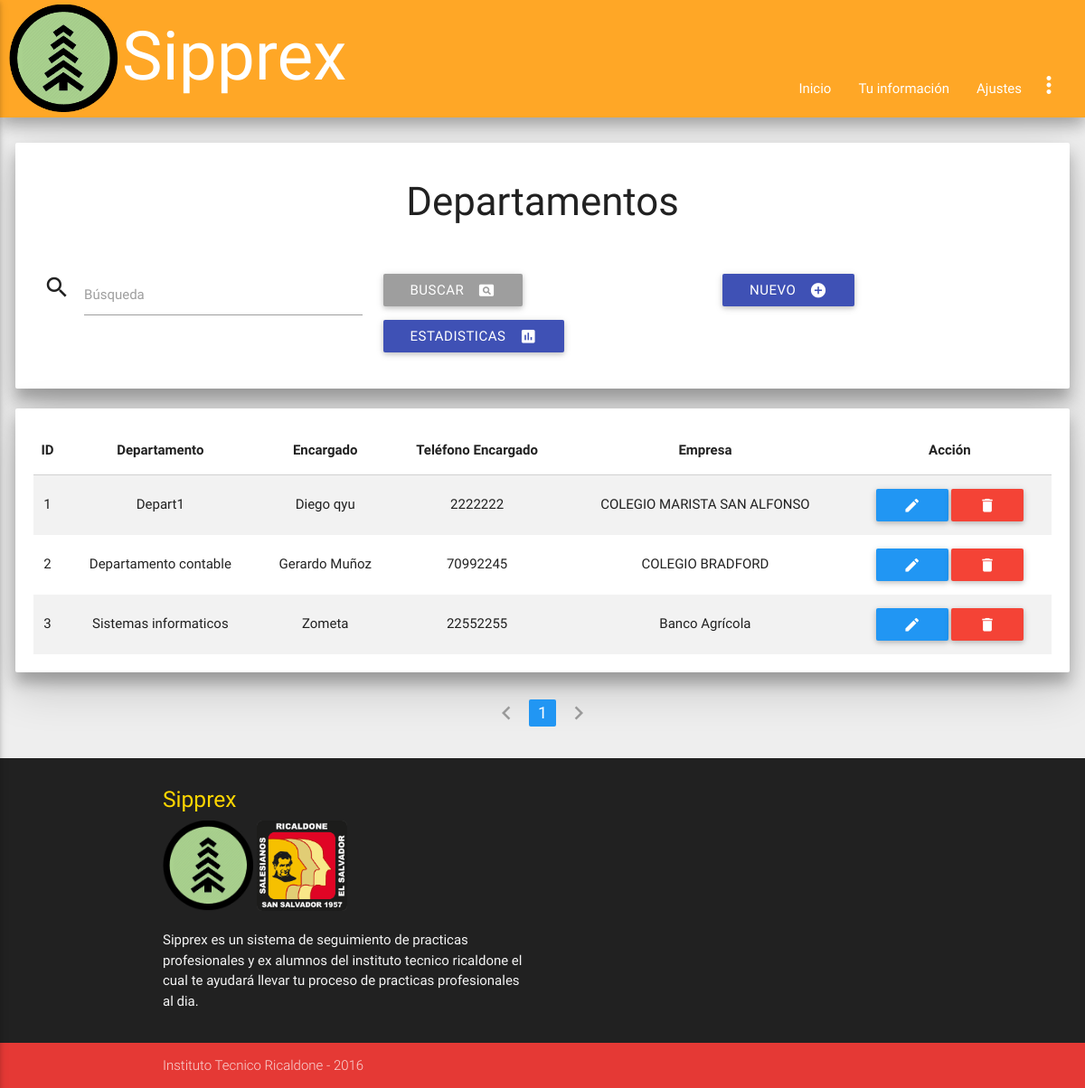
The app's page /admin/departamento_index.php (signed in) with its own data.
### tables this page shows
CREATE TABLE `departamentosempre` (
  `id_depar` int(7) NOT NULL,
  `departamento` varchar(25) NOT NULL,
  `encargado` varchar(30) DEFAULT NULL,
  `telefono_encargado` varchar(18) DEFAULT NULL,
  `empresa` int(11) DEFAULT NULL
);

CREATE TABLE `empresas` (
  `id_empresa` int(11) NOT NULL,
  `nombre_empresa` varchar(83) NOT NULL,
  `rubro` varchar(73) NOT NULL,
  `direccion` varchar(158) NOT NULL,
  `telefono` int(9) NOT NULL,
  `contacto` varchar(50) NOT NULL,
  `correo` varchar(49) NOT NULL,
  `codigo_empresa` varchar(30) DEFAULT NULL,
  `contraseña_empre` varchar(100) DEFAULT NULL
);

### bibliotecas/conexion.php (called while the page is built, shortened)
<?php
class Database
{
    private static $connection;
    private static function connect()
    {
        $server = 'localhost';
        $database = 'ssppea';
        $username = 'admin_sipprex';
        $password = 'sipprexricaldone';
        $options = array(PDO::MYSQL_ATTR_INIT_COMMAND => "set names utf8");
        self::$connection = null;
        try
        {
            self::$connection = new PDO("mysql:host=".$server."; dbname=".$database, $username, $password, $options);
            self::$connection->setAttribute(PDO::ATTR_ERRMODE, PDO::ERRMODE_EXCEPTION);
        }
        catch(PDOException $exception)
        {
            die($exception->getMessage());
        }
    }
    private static function desconnect()
    {
        self::$connection = null;
    }
    public static function getRow($query, $values)
    {
        $statement = self::$connection->prepare($query);
        $statement->execute($values);
        return $statement->fetch(PDO::FETCH_BOTH);
    }
    public static function getRows($query, $values)
    {
        $statement = self::$connection->prepare($query);
        $statement->execute($values);
        return $statement->fetchAll(PDO::FETCH_BOTH);
    }
}
?>

### admin/departamento_index.php (the view, shortened to what this page needs)
<?php
 require("../bibliotecas/conexion.php");
 ?>
<!DOCTYPE html>
<html lang="es">
	<head>
		<?php include '../inc/styles.php'; ?>
	</head>
	<body class='grey lighten-3'>
		<?php include('../inc/nav.php'); ?>
		<div class='card-panel paneles z-depth-3'>
			<div class="titulo">
				<h3>Departamentos</h3>
			</div>
			<br>
			<form method='post' autocomplete="off" class='row'>
				<div class='input-field col s6 m4'>
					<i class='material-icons prefix'>search</i>
					<input id='buscar' type='text' name='buscar' class='validate'/>
					<label for='buscar' class='active'>Búsqueda</label>
				</div>
				<div class='input-field col s6 m4'>
					<button type='submit' class='btn grey left'><i class='material-icons right'>pageview</i>Buscar</button>
				</div>
				<div class='input-field col s12 m4'>
					<a href='departamento_save.php' class='btn indigo'><i class='material-icons right'>add_circle</i>Nuevo</a>
				</div>
				<div class='input-field col s12 m4'>
					<a href='estadisticas.php#espedepar' class='btn indigo'><i class='material-icons right'>insert_chart</i>Estadisticas</a>
				</div>
			</form>
		</div>
		<?php
		$page = null;
        if($page == null) {
            $page = 1;
        }
        if($page == "" || $page == "1")
        {
            $page1 = 0;
        }
        else {
            $page1 = ($page*20)-20;
        }
		if(!empty($_POST))
		{
			$search = strip_tags(trim($_POST['buscar']));
			$sql = "SELECT * FROM departamentosempre, empresas WHERE departamentosempre.empresa = empresas.id_empresa AND departamento LIKE ? ORDER BY id_depar LIMIT $page1,20";
			$params = array("%$search%");
		}
		else
		{
			$sql = "SELECT * FROM departamentosempre, empresas WHERE departamentosempre.empresa = empresas.id_empresa ORDER BY id_depar LIMIT $page1,20";
			$params = null;
		}
		$data = Database::getRows($sql, $params);
		if($data != null)
		{
			$tabla = 	"<div class='card-panel paneles z-depth-3'>
							<table class='centered striped responsive-table'>
								<thead>
									<tr>
										<th>ID</th>
										<th>Departamento</th>
										<th>Encargado</th>
										<th>Teléfono Encargado</th>
										<th>Empresa</th>
										<th>Acción</th>
									</tr>
								</thead>
								<tbody>";
				foreach($data as $row)
				{
					$tabla .= 	"<tr>
									<td>".htmlspecialchars($row['id_depar'])."</td>
									<td>".htmlspecialchars($row['departamento'])."</td>
									<td>".htmlspecialchars($row['encargado'])."</td>
									<td>".htmlspecialchars($row['telefono_encargado'])."</td>
									<td>".htmlspecialchars($row['nombre_empresa'])."</td>
									<td>
										<a href='departamento_save.php?id=".base64_encode(htmlspecialchars($row['id_depar']))."' class='btn blue'><i class='material-icons'>edit</i></a>
										<a href='departamento_delete.php?id=".base64_encode(htmlspecialchars($row['id_depar']))."' class='btn red'><i class='material-icons'>delete</i></a>
									</td>
								</tr>";
				}
				$tabla .= "</tbody>
						</table>
					</div>";
			print($tabla);
		}
		else
		{
			print("<br><div class='card-panel paneles'><i class='material-icons left'>warning</i>No hay registros.</div>");
		}
	?>
	<ul class="pagination center-align">
	<?php
	$cons2 = ("SELECT COUNT(id_depar) FROM departamentosempre");
            $parametros = null;
            $filas = Database::getRow($cons2, $parametros);
            $filas = $filas[0]/20;
            $filas = ceil($filas);
                if($page == 1)
                {
                    $pagi = "<li class='disabled'><a><i class='material-icons'>chevron_left</i></a></li>";
                }
                else {
                    $page2 = $page - 1;
                    $pagi = "<li class='waves-efect'><a href='departamento_index.php?page=".base64_encode($page2)."'><i class='material-icons'>chevron_left</i></a></li>";
                }
                for($i = 1; $i<=$filas; $i++) {
                    if($page==$i)
                    {
                     $pagi .= "<li class='active blue'><a href='departamento_index.php?page=".base64_encode($i)."'>$i</a></li>";
                    }
                    else{
                        $pagi .= "<li class='waves-effect'><a href='departamento_index.php?page=".base64_encode($i)."'>$i</a></li>";
                    }
                }
                if($page == $filas)
                {
                    $pagi .= "<li class='disabled'><a><i class='material-icons'>chevron_right</i></a></li>";
                }
                else {
                    $page2 = $page + 1;
                    $pagi .= "<li class='waves-efect'><a href='departamento_index.php?page=".base64_encode($page2)."'><i class='material-icons'>chevron_right</i></a></li>";
                }
                print($pagi);
	?>
	</ul>
	</body>
	<?php require("../inc/footer.php"); ?>
</html>

### css/dropdown-width.css (style rules this page uses)
body { display: flex; min-height: 100vh; flex-direction: column; }
nav, a, img, ul, li { transition: all 0.5s; -moz-transition: all 0.5s; -webkit-transition: all 0.5s; -o-transition: all 0.5s; }

### css/css.css (style rules this page uses)
.paneles { margin-left: 1.4%; margin-right: 1.4%; }
.titulo { text-align: center; }

### records on screen
departamentosempre: id_depar "1", departamento "Depart1", encargado "Diego qyu", telefono_encargado "2222222", empresa.nombre_empresa "COLEGIO MARISTA SAN ALFONSO"
departamentosempre: id_depar "2", departamento "Departamento contable", encargado "Gerardo Muñoz", telefono_encargado "70992245", empresa.nombre_empresa "COLEGIO BRADFORD"
departamentosempre: id_depar "3", departamento "Sistemas informaticos", encargado "Zometa", telefono_encargado "22552255", empresa.nombre_empresa "Banco Agrícola"
